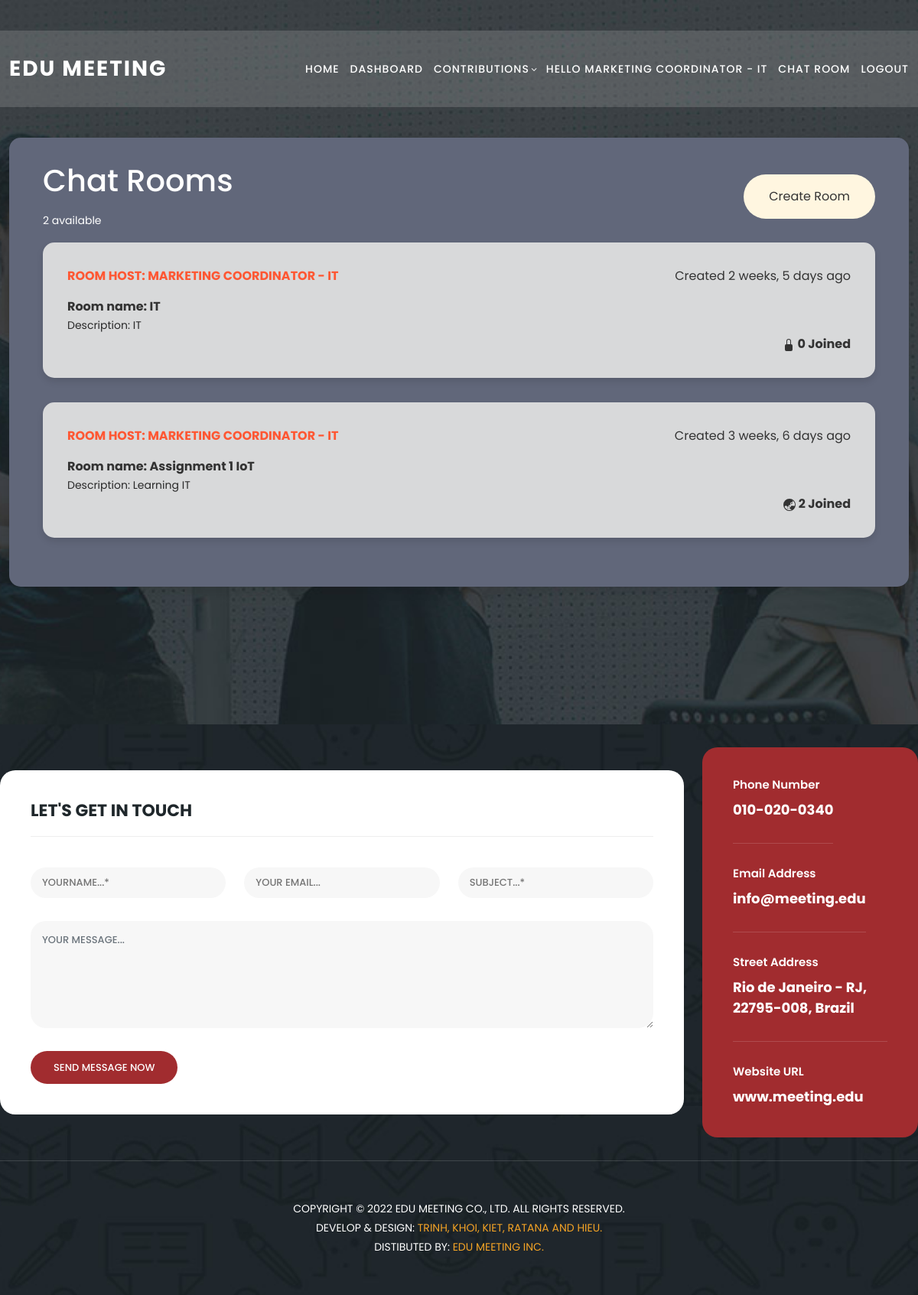
Page /list_room/ (signed in) on the earlier database version.
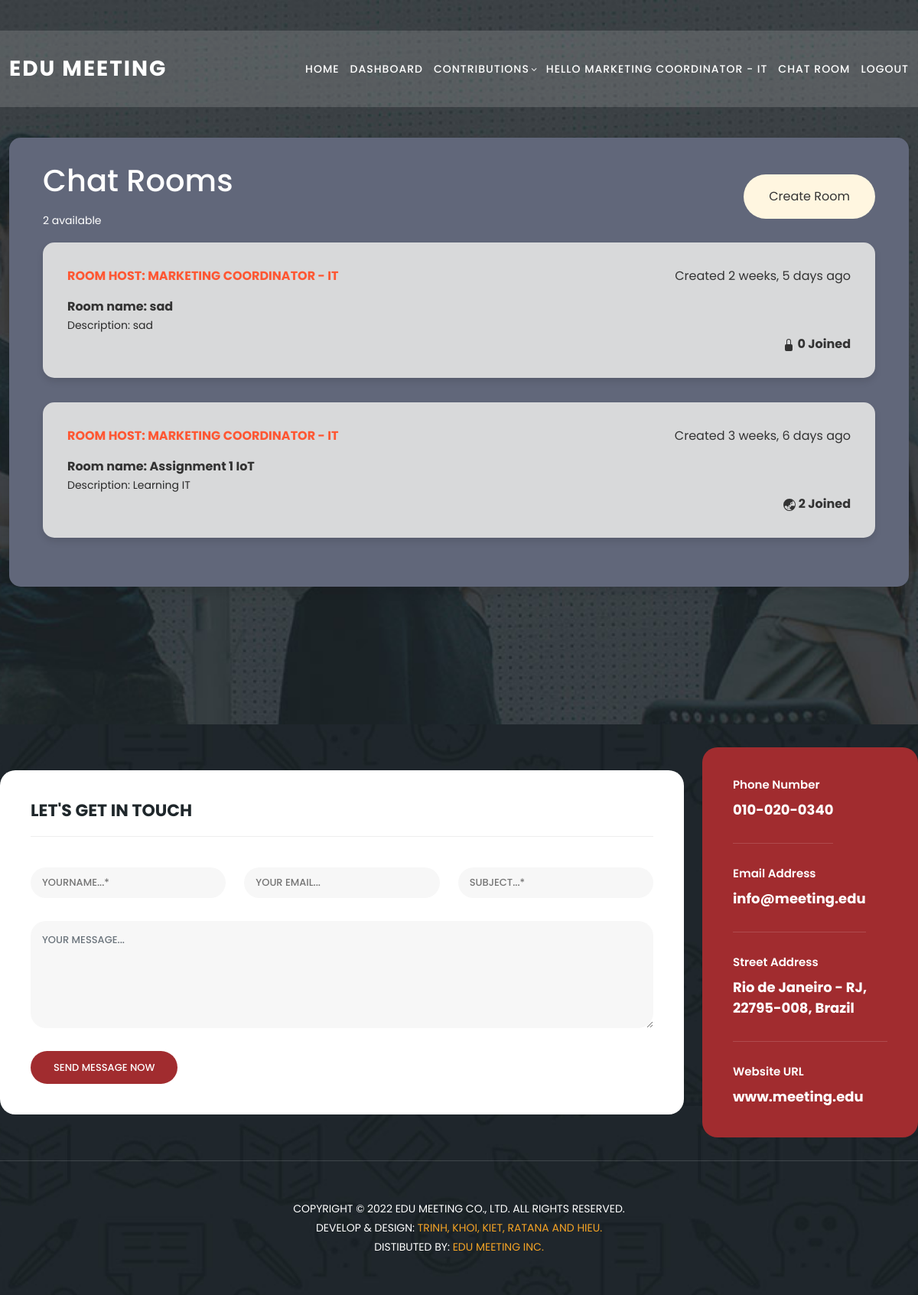
Same page on the later database version.
### home/models.py (models this page shows, shortened)
class Room(models.Model):
    host = models.ForeignKey(UserProfile,on_delete=models.SET_NULL,null =True)
    topic = models.ForeignKey(Faculties,on_delete=models.SET_NULL,null=True)
    name = models.CharField(max_length=200,null =True)
    description = models.TextField(null = True, blank = True)
    participants = models.ManyToManyField(UserProfile,related_name='participants',blank=True)
    updated = models.DateTimeField(auto_now=True)
    created = models.DateTimeField(auto_now_add=True)
    is_private = models.BooleanField(default=False)
    question = models.CharField(max_length=200,null=True, blank=True)
    answer = models.CharField(max_length=200,null=True, blank=True)
    class Meta:
        ordering = ['-updated','created']

class UserProfile(models.Model):
    user = models.OneToOneField(User, on_delete=models.CASCADE, primary_key=True)
    fullname = models.CharField(max_length=50)
    roles = models.ManyToManyField(Role, related_name='users')
    faculty = models.ForeignKey('Faculties', on_delete=models.CASCADE, null=True, blank=True)
    email = models.EmailField(max_length=254, unique=True, blank=True, null=True)
    phone = models.CharField(max_length=15)
    activities_count = models.IntegerField(default=0)
    def get_activities_count(self):
        return self.activities.count()
    get_activities_count.short_description = 'Activities Count'

### home/views.py (the view)
# urls.py: path('list_room/',views.list_room, name ="list_room"),
def list_room(request):
    if is_admins(request.user) or is_guests(request.user):
        return redirect('error_404')
    user_profile = get_object_or_404(UserProfile, user=request.user)
    is_coordinator = False
    if request.user.is_authenticated:
        roles = [role.name for role in user_profile.roles.all()]
        if "marketing coordinator" in roles:
            is_coordinator = True
    room = Room.objects.all()
    return render(request, 'list_room.html',{
        'room':room,
        'is_coordinator':is_coordinator,
        })

### home/views.py (called while the page is built)
def is_admins(user):
    return user.is_authenticated and user.userprofile.roles.filter(name='admin').exists()

def is_guests(user):
    return user.is_authenticated and user.userprofile.roles.filter(name='guest').exists()

### templates/list_room.html (shortened to what this page needs)
{% extends "header_footer.html" %}
{%load static%}
{% block content %}
<section class="apply-now" id="apply">
  <div class="container">
    <div class="roomList">
      <div class="roomList__header">
        <div>
          <h1>Chat Rooms</h1>
          <p>{{room.count}} available</p>
        </div>
        {% if is_coordinator %}
        <a class="btn btn--main" href="{% url 'create-room' %}">
          Create Room
        </a>
        {% endif %}
      </div>
      <div class="scrollable-container">
        {% for room in room %}
        <div class="container">
          <div class="roomListRoom">
            <div class="roomListRoom__header">
              <a href="" class="roomListRoom__author">
                <span>ROOM HOST: {{ room.host.fullname }}</span>
              </a>
              <div class="roomListRoom__actions">
                <span>Created {{room.created|timesince}} ago</span>
              </div>
            </div>
            <div class="roomListRoom__content">
              <a href="{% url 'room' room.id %}">Room name: {{room.name}}</a>
              <p>
                Description: {{room.description}}
              </p>
            </div>
            <div class="roomListRoom__meta">
              <a href="{% url 'room' room.id %}" class="roomListRoom__joined">
                {% if room.is_private %}
                  <svg xmlns="http://www.w3.org/2000/svg" width="16" height="16" fill="currentColor" class="bi bi-lock-fill" viewBox="0 0 16 16">
                    <path d="M8 1a2 2 0 0 1 2 2v4H6V3a2 2 0 0 1 2-2m3 6V3a3 3 0 0 0-6 0v4a2 2 0 0 0-2 2v5a2 2 0 0 0 2 2h6a2 2 0 0 0 2-2V9a2 2 0 0 0-2-2"/>
                  </svg>
                {% endif %}
                {{room.participants.all.count}} Joined
              </a>
            </div>
          </div>
        </div>
        {% endfor %}
      </div>
    </div>
  </div>
</section>
{%endblock%}

Differences in the rows shown:
changed Room: name "IT" → "sad"; description "IT" → "sad"
